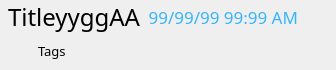
<?xml version="1.0" encoding="UTF-8"?>
<ui version="4.0">
 <class>QNoteListItemWidgetClass</class>
 <widget class="QWidget" name="QNoteListItemWidgetClass">
  <property name="geometry">
   <rect>
    <x>0</x>
    <y>0</y>
    <width>307</width>
    <height>70</height>
   </rect>
  </property>
  <property name="minimumSize">
   <size>
    <width>0</width>
    <height>70</height>
   </size>
  </property>
  <property name="maximumSize">
   <size>
    <width>16777215</width>
    <height>70</height>
   </size>
  </property>
  <property name="windowTitle">
   <string>QNoteListItemWidget</string>
  </property>
  <layout class="QGridLayout" name="gridLayout">
   <property name="leftMargin">
    <number>8</number>
   </property>
   <property name="topMargin">
    <number>0</number>
   </property>
   <property name="rightMargin">
    <number>0</number>
   </property>
   <property name="bottomMargin">
    <number>8</number>
   </property>
   <item row="0" column="0">
    <widget class="QLabel" name="lNoteTitle">
     <property name="maximumSize">
      <size>
       <width>700</width>
       <height>16777215</height>
      </size>
     </property>
     <property name="font">
      <font>
       <family>Nokia Sans</family>
       <pointsize>18</pointsize>
       <stylestrategy>PreferAntialias</stylestrategy>
      </font>
     </property>
     <property name="text">
      <string>TitleyyggAA</string>
     </property>
     <property name="alignment">
      <set>Qt::AlignLeading|Qt::AlignLeft|Qt::AlignVCenter</set>
     </property>
     <property name="margin">
      <number>0</number>
     </property>
    </widget>
   </item>
   <item row="0" column="1">
    <widget class="QLabel" name="lNoteDate">
     <property name="maximumSize">
      <size>
       <width>16777215</width>
       <height>20</height>
      </size>
     </property>
     <property name="font">
      <font>
       <family>Nokia Sans</family>
       <pointsize>13</pointsize>
       <stylestrategy>PreferAntialias</stylestrategy>
      </font>
     </property>
     <property name="styleSheet">
      <string notr="true">color: #37b4fc;</string>
     </property>
     <property name="text">
      <string>99/99/99 99:99 AM</string>
     </property>
     <property name="alignment">
      <set>Qt::AlignRight|Qt::AlignTrailing|Qt::AlignVCenter</set>
     </property>
    </widget>
   </item>
   <item row="0" column="2" rowspan="2">
    <widget class="QLabel" name="lDeleteMark">
     <property name="minimumSize">
      <size>
       <width>32</width>
       <height>32</height>
      </size>
     </property>
     <property name="maximumSize">
      <size>
       <width>32</width>
       <height>32</height>
      </size>
     </property>
     <property name="text">
      <string/>
     </property>
     <property name="scaledContents">
      <bool>true</bool>
     </property>
    </widget>
   </item>
   <item row="1" column="0" colspan="2">
    <layout class="QHBoxLayout" name="horizontalLayout">
     <property name="spacing">
      <number>6</number>
     </property>
     <item>
      <widget class="QLabel" name="lTagIcon">
       <property name="sizePolicy">
        <sizepolicy hsizetype="Fixed" vsizetype="Fixed">
         <horstretch>0</horstretch>
         <verstretch>0</verstretch>
        </sizepolicy>
       </property>
       <property name="maximumSize">
        <size>
         <width>24</width>
         <height>24</height>
        </size>
       </property>
       <property name="text">
        <string/>
       </property>
       <property name="pixmap">
        <pixmap resource="Resources/Icons.qrc">:/IconAdd/Tag-32.png</pixmap>
       </property>
       <property name="scaledContents">
        <bool>true</bool>
       </property>
      </widget>
     </item>
     <item>
      <widget class="QLabel" name="lNoteTags">
       <property name="font">
        <font>
         <family>Nokia Sans</family>
         <pointsize>10</pointsize>
         <italic>false</italic>
         <stylestrategy>PreferAntialias</stylestrategy>
        </font>
       </property>
       <property name="text">
        <string>Tags</string>
       </property>
       <property name="wordWrap">
        <bool>true</bool>
       </property>
      </widget>
     </item>
    </layout>
   </item>
  </layout>
 </widget>
 <layoutdefault spacing="6" margin="11"/>
 <resources>
  <include location="Resources/Icons.qrc"/>
 </resources>
 <connections/>
</ui>
